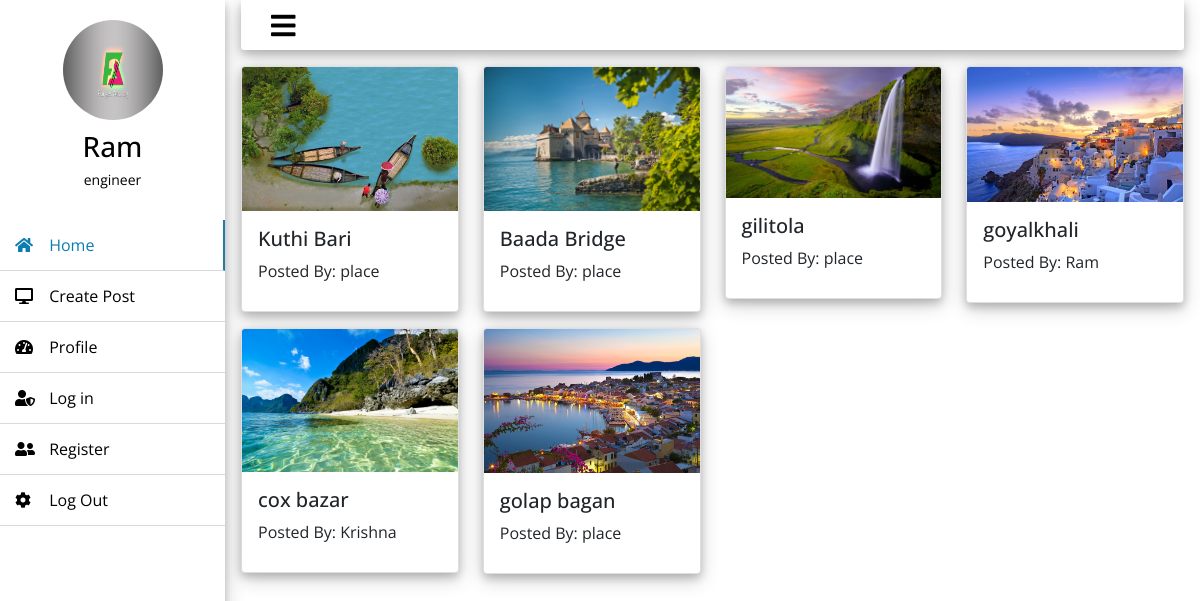
Screenshot of / (signed in) with the database file from the repository.
### place/models.py (models this page shows, shortened)
class Place(models.Model):
    DHAKA = 'D'
    CHITAGONG = 'C'
    RAJSHAHI = 'R'
    KHULNA = 'K'
    BARISHAL = 'B'
    SHYLET = 'S'
    DIVISION_CHOICES = [
        (DHAKA,'Dhaka'),
        (CHITAGONG,'Chitagong'),
        (RAJSHAHI,'Rajshahi'),
        (KHULNA,'Khulna'),
        (BARISHAL,'Barishal'),
        (SHYLET,'Shylet'),
    ]
    image = models.ImageField(default='default.jpg', upload_to='place')
    title = models.CharField(max_length=255)
    address = models.CharField(max_length=50)
    division = models.CharField(
        max_length=20,
        choices=DIVISION_CHOICES,
        default=DHAKA
        )
    description = models.TextField()
    category = models.ForeignKey(
        Category,
        on_delete=models.SET_NULL,
        null=True,
        blank=True
        )
    author = models.ForeignKey(User, on_delete=models.PROTECT)

### user/models.py (models this page shows, shortened)
class Profile(models.Model):
    user = models.OneToOneField(User, on_delete=models.CASCADE)
    image = models.ImageField(default='default.jpg', upload_to='pro_pic')
    address = models.CharField(max_length=255, null=True, blank=True)
    profession = models.CharField(max_length=255, null=True, blank=True)
    hobby = models.CharField(max_length=255, null=True, blank=True)
    biography = models.TextField(null=True, blank=True)

### place/views.py (the view)
# urls.py: path('', PlaceListView.as_view(), name='place-list'),
class PlaceListView(ListView):
    model = Place
    template_name = "place/place_list.html"
    context_object_name = 'places'

### place/templates/place/place_list.html
{% extends 'place/base.html' %}
{% load static %}
{% block content %}
    <div class="row">
        {% for place in places %}
        <div class="col-md-3 mb-3">
            <div class="card sdow ">
                <a href="{% url 'place-detail' place.id %}">
                    <img src="{{ place.image.url }}" class="card-img-top" alt="default.jpg"/>
                </a>
                <div class="card-body" style="height: 100px;">
                    <h5 class="card-title">{{ place.title }}</h5>
                    <p class="card-text">Posted By: {{ place.author }}</p>
                </div>
            </div>
        </div>
        {% endfor %}
    </div>
{% endblock content %}

### place/templates/place/base.html (shortened to what this page needs)
<!DOCTYPE html>
{% load static %}
<html lang="en">
  <head>
    <link
      href="https://cdn.jsdelivr.net/npm/bootstrap@5.1.0/dist/css/bootstrap.min.css"
      rel="stylesheet"
    />
    <link
      rel="stylesheet"
      href="https://use.fontawesome.com/releases/v5.8.1/css/all.css"
    />
    <link rel="stylesheet" href="{% static 'place/main.css' %}" />
    <link rel="stylesheet" href="{% static 'place/form.css' %}" />
  </head>
  <body>
    <div class="contai">
      <div class="wrapper">
        <div class="section">
          <div class="top_navbar">
            <div class="hamburger">
              <a href="">
                <i class="fas fa-bars"></i>
              </a>
            </div>
          </div>
          <div class="mx-3 mt-3">
             {% block content %} {% endblock content %}
          </div>
        </div>
        <div class="sidebar">
          <div class="profile">
            <img src="{{ user.profile.image.url }}" alt="profile_picture" />
            <h3>{{user.username}}</h3>
            <p>{{ user.profile.profession}}</p>
          </div>
          <ul>
            <li>
              <a href="{% url 'place-list' %}" class="active">
                <span class="icon"><i class="fas fa-home"></i></span>
                <span class="item">Home</span>
              </a>
            </li>
            <li>
              <a href="{% url 'place-create' %}">
                <span class="icon"><i class="fas fa-desktop"></i></span>
                <span class="item">Create Post</span>
              </a>
            </li>
            <li>
              <a href="{% url 'user-profile' %}">
                <span class="icon"><i class="fas fa-tachometer-alt"></i></span>
                <span class="item">Profile</span>
              </a>
            </li>
            <li>
              <a href="{% url 'user-login' %}">
                <span class="icon"><i class="fas fa-user-shield"></i></span>
                <span class="item">Log in</span>
              </a>
            </li>
            <li>
              <a href="{% url 'user-register' %}">
                <span class="icon"><i class="fas fa-user-friends"></i></span>
                <span class="item">Register</span>
              </a>
            </li>
            <li>
              <a href="{% url 'user-logout' %}">
                <span class="icon"><i class="fas fa-cog"></i></span>
                <span class="item">Log Out</span>
              </a>
            </li>
          </ul>
        </div>
      </div>
    </div>
  </body>
</html>

### place/static/place/main.css (style rules this page uses)
* { list-style: none; text-decoration: none; margin: 0; padding: 0; box-sizing: border-box; font-family: 'Open Sans', sans-serif; }
body { background: #ffffff; }
.wrapper .sidebar { background: #ffffff; position: fixed; top: 0; left: 0; width: 225px; height: 100%; padding: 20px 0; transition: all 0.5s ease; box-shadow: 0 4px 8px 0 rgba(0, 0, 0, 0.2), 0 6px 20px 0 rgba(0, 0, 0, 0.19); }
.wrapper .sidebar .profile { margin-bottom: 30px; text-align: center; }
.wrapper .sidebar .profile img { display: block; width: 100px; height: 100px; border-radius: 50%; margin: 0 auto; }
.wrapper .sidebar .profile h3 { color: #000000; margin: 10px 0 5px; }
.wrapper .sidebar .profile p { color: rgb(0, 0, 0); font-size: 14px; }
.wrapper .sidebar ul { padding-left: 0px; }
.wrapper .sidebar ul li a { text-decoration: none; display: block; padding: 13px 15px; border-bottom: 1px solid #dadada; color: rgb(0, 0, 0); font-size: 16px; position: relative; }
.wrapper .sidebar ul li a .icon { color: #000000; width: 30px; display: inline-block; }
.wrapper .sidebar ul li a:hover, .wrapper .sidebar ul li a.active { color: #0c7db1; border-right: 2px solid rgb(33, 123, 165); }
.wrapper .sidebar ul li a:hover .icon, .wrapper .sidebar ul li a.active .icon { color: #0c7db1; }
.wrapper .sidebar ul li a:hover:before, .wrapper .sidebar ul li a.active:before { display: block; }
.wrapper .section { width: calc(100% - 225px); margin-left: 225px; transition: all 0.5s ease; }
.wrapper .section .top_navbar { background: rgb(255, 255, 255); height: 50px; display: flex; align-items: center; padding: 0 30px; border-radius: 1px 1px 3px 3px; margin-left: 16px; margin-right: 16px; box-shadow: 0 4px 8px 0 rgba(0, 0, 0, 0.2), 0 6px 20px 0 rgba(0, 0, 0, 0.19); }
.wrapper .section .top_navbar .hamburger a { font-size: 28px; color: #000000; }
.sdow { box-shadow: 0 4px 8px 0 rgba(0, 0, 0, 0.2), 0 6px 20px 0 rgba(0, 0, 0, 0.19); }

### rows the page displays
Place: image (picture), title "Kuthi Bari", author "place"
Place: image (picture), title "Baada Bridge", author "place"
Place: image (picture), title "gilitola", author "place"
Place: image (picture), title "goyalkhali", author "Ram"
Place: image (picture), title "cox bazar", author "Krishna"
Place: image (picture), title "golap bagan", author "place"

### other values shown
{{ user.username }} "Ram"
{{ user.profile.profession }} "engineer"
